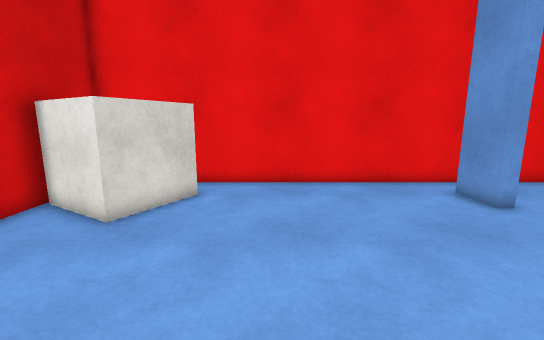
View 1 (above)

12 first-person views from a walk through a 3-D level made in the Unity game engine. The camera is 1.3 m above the floor, tilts 10° down and sees 90° across. The floor is counted in squares, 0.5 m on a side. Each view is taken from the middle of a square. On the plan, view 1 faces up. The plan holds only what a view shows up to about 19 squares ahead; the rest is blank. The place goes on beyond the plan. The player is left out. Surface patterns are stand-ins for the level's own textures.

View 2
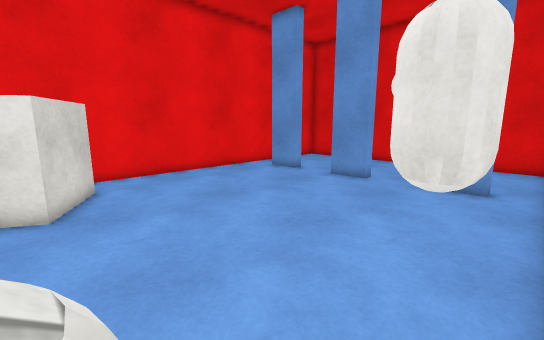

View 3
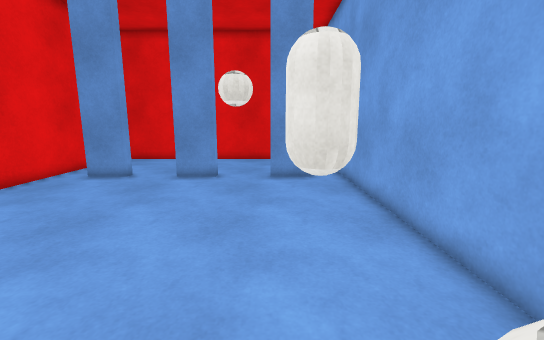

View 4
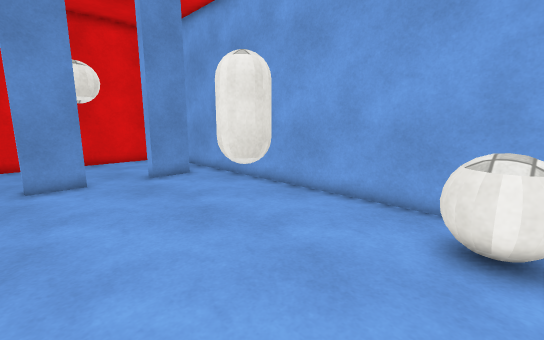

View 5
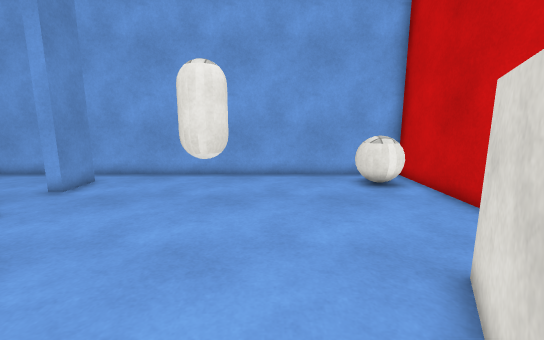

View 6
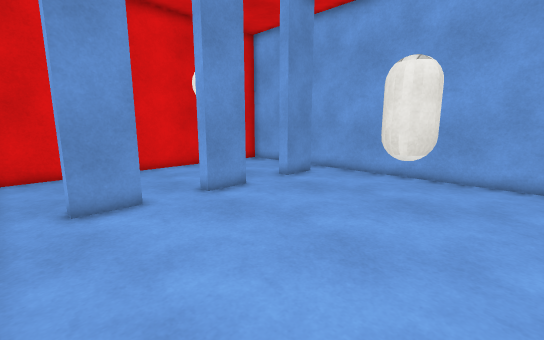

View 7
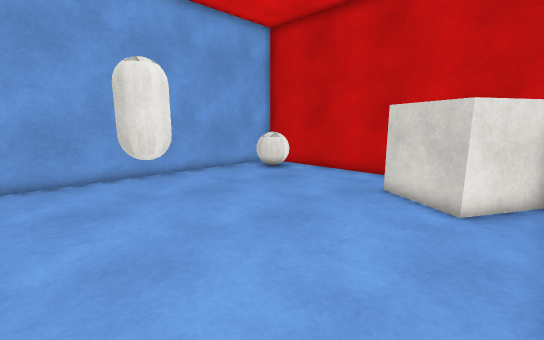

View 8
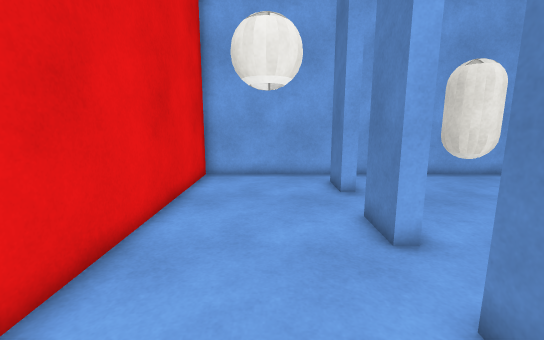

View 9
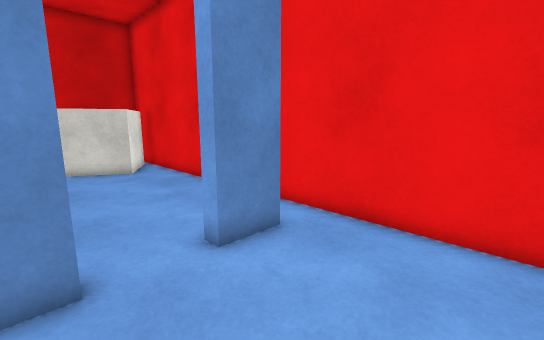

View 10
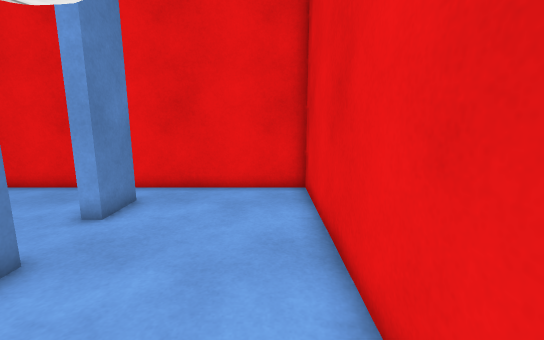

View 11
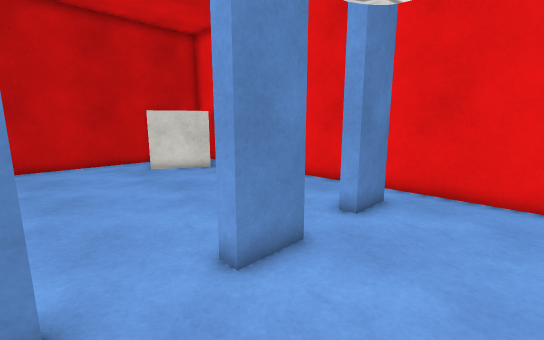

View 12
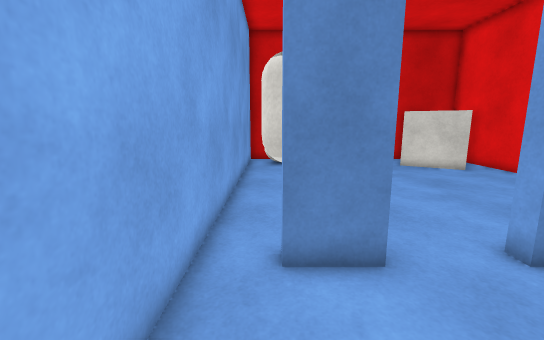

### Floor plan
Key: @ floor where view 1 was taken; # wall or solid block; . floor; C cube; A capsule; B ball.
Columns run from 7 left of view 1 to 13 right of it. Each row starts with its distance up from view 1.
 12 #####################
 11 # C.................#
 10 #  CC...............#
  9 C   C.........#.....#
  8 CC C..........#.....#
  7 #.CC................#
  6 #...................#
  5 #.............#.....#
  4 #.............#.....#
  3 #...................#
  2 #...................#
  1 #........A....#.....#
  0 #BB....@AAA...#.....#
 -1 #BB.....AAA.........#
 -2 #...................#
 -3 #####################

Where each view was taken, in squares from view 1:
view 1: 0 up, 0 right, facing up
view 2: 2 down, 5 left, facing up-right
view 3: 1 up, 6 left, facing right
view 4: 6 up, 6 left, facing down-right
view 5: 11 up, 1 left, facing down
view 6: 11 up, 2 left, facing down-right
view 7: 11 up, 6 right, facing down-left
view 8: 11 up, 10 right, facing down
view 9: 5 up, 12 right, facing up-left
view 10: 1 up, 12 right, facing up
view 11: 1 up, 11 right, facing up-left
view 12: 1 down, 12 right, facing left
